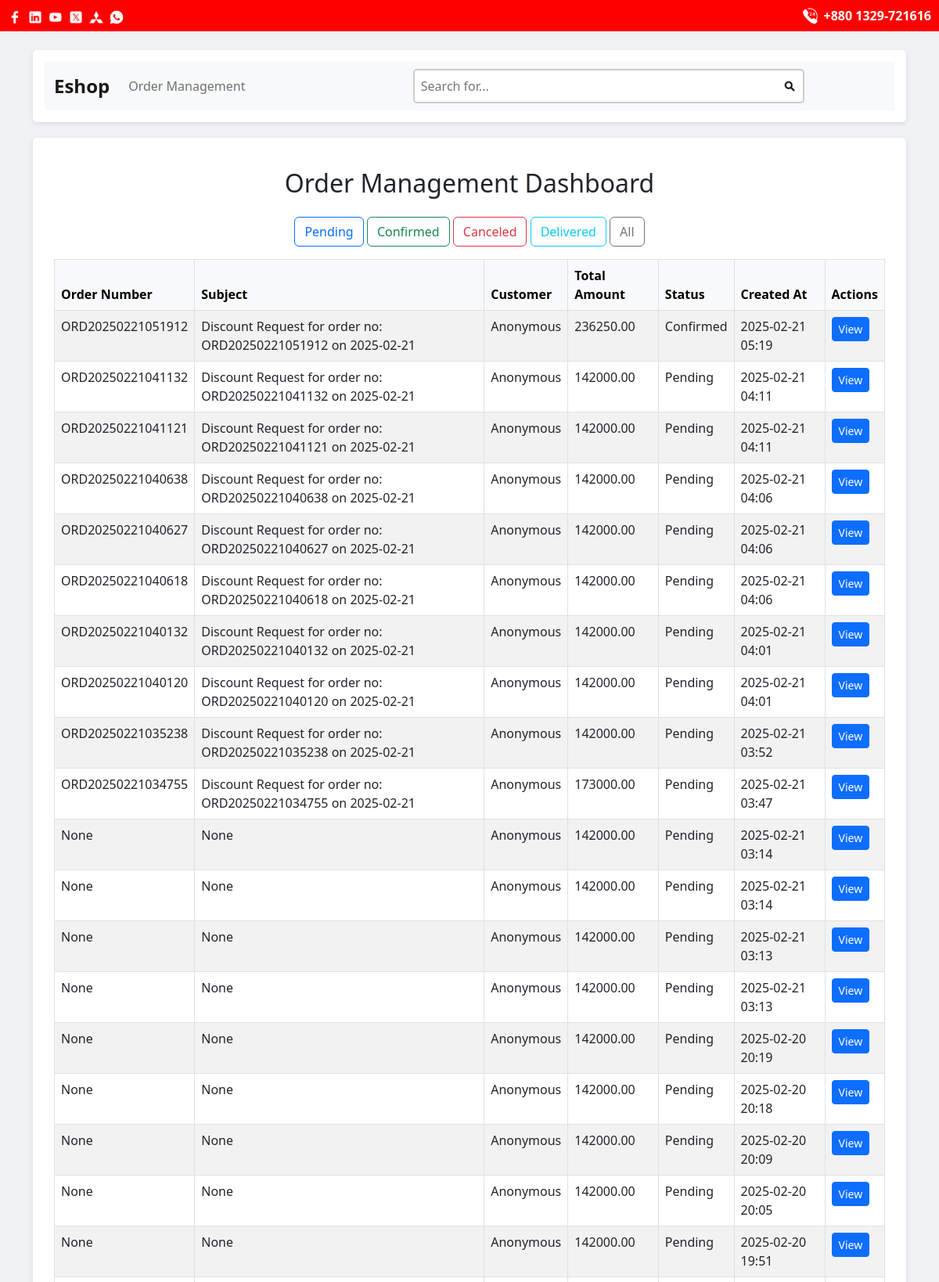
The app's page /order-management/ (signed in, upper part) with its own data.
### eshop/models.py (models this page shows, shortened)
class Quotation(models.Model):
    customer = models.ForeignKey(User, on_delete=models.SET_NULL, null=True, blank=True)
    created_at = models.DateTimeField(auto_now_add=True)
    notes = models.TextField(blank=True, null=True)
    total_amount = models.DecimalField(max_digits=12, decimal_places=2, default=0)
    order_number = models.CharField(max_length=20, blank=True, null=True, unique=True)
    subject = models.CharField(max_length=255, blank=True, null=True)
    status = models.CharField(
        max_length=1,
        choices=OrderStatus.choices,
        default=OrderStatus.PENDING
    )

### eshop/views.py (the view)
# urls.py: path('order-management/', views.order_management_view, name='order_management'),
@staff_member_required
def order_management_view(request):
    orders = Quotation.objects.all().order_by('-created_at')
    status_filter = request.GET.get('status')
    if status_filter:
        orders = orders.filter(status=status_filter)
    context = {
        'orders': orders,
    }
    return TemplateResponse(request, 'order_management.html', context)

### eshop/templates/order_management.html
{% extends "base.html" %}
{% load static %}
{% block content %}
<div class="container my-4">
  <h2 class="text-center mb-4">Order Management Dashboard</h2>
  <div class="mb-3 text-center">
    <a href="?status=P" class="btn btn-outline-primary">Pending</a>
    <a href="?status=C" class="btn btn-outline-success">Confirmed</a>
    <a href="?status=X" class="btn btn-outline-danger">Canceled</a>
    <a href="?status=D" class="btn btn-outline-info">Delivered</a>
    <a href="{% url 'order_management' %}" class="btn btn-outline-secondary">All</a>
  </div>
  <table class="table table-striped table-bordered">
    <thead class="table-light">
      <tr>
        <th>Order Number</th>
        <th>Subject</th>
        <th>Customer</th>
        <th>Total Amount</th>
        <th>Status</th>
        <th>Created At</th>
        <th>Actions</th>
      </tr>
    </thead>
    <tbody>
      {% for order in orders %}
      <tr>
        <td>{{ order.order_number }}</td>
        <td>{{ order.subject }}</td>
        <td>{{ order.customer.get_full_name|default:"Anonymous" }}</td>
        <td>{{ order.total_amount }}</td>
        <td>{{ order.get_status_display }}</td>
        <td>{{ order.created_at|date:"Y-m-d H:i" }}</td>
        <td>
          <a href="{% url 'quotation_detail' order.pk %}" class="btn btn-sm btn-primary">View</a>
        </td>
      </tr>
      {% empty %}
      <tr>
        <td colspan="7" class="text-center">No orders found.</td>
      </tr>
      {% endfor %}
    </tbody>
  </table>
</div>
{% endblock %}

### eshop/templates/base.html (style rules this page uses)
body { padding-top: 40px; background-color: #f0f2f5; }

### records on screen
Quotation: order_number "ORD20250221051912", subject "Discount Request for order no: ORD20250221051912 on 2025-02-21", customer.get_full_name "Anonymous", total_amount "236250.00", status "Confirmed", created_at "2025-02-21 05:19"
Quotation: order_number "ORD20250221041132", subject "Discount Request for order no: ORD20250221041132 on 2025-02-21", customer.get_full_name "Anonymous", total_amount "142000.00", status "Pending", created_at "2025-02-21 04:11"
Quotation: order_number "ORD20250221041121", subject "Discount Request for order no: ORD20250221041121 on 2025-02-21", customer.get_full_name "Anonymous", total_amount "142000.00", status "Pending", created_at "2025-02-21 04:11"
Quotation: order_number "ORD20250221040638", subject "Discount Request for order no: ORD20250221040638 on 2025-02-21", customer.get_full_name "Anonymous", total_amount "142000.00", status "Pending", created_at "2025-02-21 04:06"
Quotation: order_number "ORD20250221040627", subject "Discount Request for order no: ORD20250221040627 on 2025-02-21", customer.get_full_name "Anonymous", total_amount "142000.00", status "Pending", created_at "2025-02-21 04:06"
Quotation: order_number "ORD20250221040618", subject "Discount Request for order no: ORD20250221040618 on 2025-02-21", customer.get_full_name "Anonymous", total_amount "142000.00", status "Pending", created_at "2025-02-21 04:06"
Quotation: order_number "ORD20250221040132", subject "Discount Request for order no: ORD20250221040132 on 2025-02-21", customer.get_full_name "Anonymous", total_amount "142000.00", status "Pending", created_at "2025-02-21 04:01"
Quotation: order_number "ORD20250221040120", subject "Discount Request for order no: ORD20250221040120 on 2025-02-21", customer.get_full_name "Anonymous", total_amount "142000.00", status "Pending", created_at "2025-02-21 04:01"
Quotation: order_number "ORD20250221035238", subject "Discount Request for order no: ORD20250221035238 on 2025-02-21", customer.get_full_name "Anonymous", total_amount "142000.00", status "Pending", created_at "2025-02-21 03:52"
Quotation: order_number "ORD20250221034755", subject "Discount Request for order no: ORD20250221034755 on 2025-02-21", customer.get_full_name "Anonymous", total_amount "173000.00", status "Pending", created_at "2025-02-21 03:47"
Quotation: order_number "None", subject "None", customer.get_full_name "Anonymous", total_amount "142000.00", status "Pending", created_at "2025-02-21 03:14"
Quotation: order_number "None", subject "None", customer.get_full_name "Anonymous", total_amount "142000.00", status "Pending", created_at "2025-02-21 03:14"
Quotation: order_number "None", subject "None", customer.get_full_name "Anonymous", total_amount "142000.00", status "Pending", created_at "2025-02-21 03:13"
Quotation: order_number "None", subject "None", customer.get_full_name "Anonymous", total_amount "142000.00", status "Pending", created_at "2025-02-21 03:13"
Quotation: order_number "None", subject "None", customer.get_full_name "Anonymous", total_amount "142000.00", status "Pending", created_at "2025-02-20 20:19"
Quotation: order_number "None", subject "None", customer.get_full_name "Anonymous", total_amount "142000.00", status "Pending", created_at "2025-02-20 20:18"
Quotation: order_number "None", subject "None", customer.get_full_name "Anonymous", total_amount "142000.00", status "Pending", created_at "2025-02-20 20:09"
Quotation: order_number "None", subject "None", customer.get_full_name "Anonymous", total_amount "142000.00", status "Pending", created_at "2025-02-20 20:05"
Quotation: order_number "None", subject "None", customer.get_full_name "Anonymous", total_amount "142000.00", status "Pending", created_at "2025-02-20 19:51"
